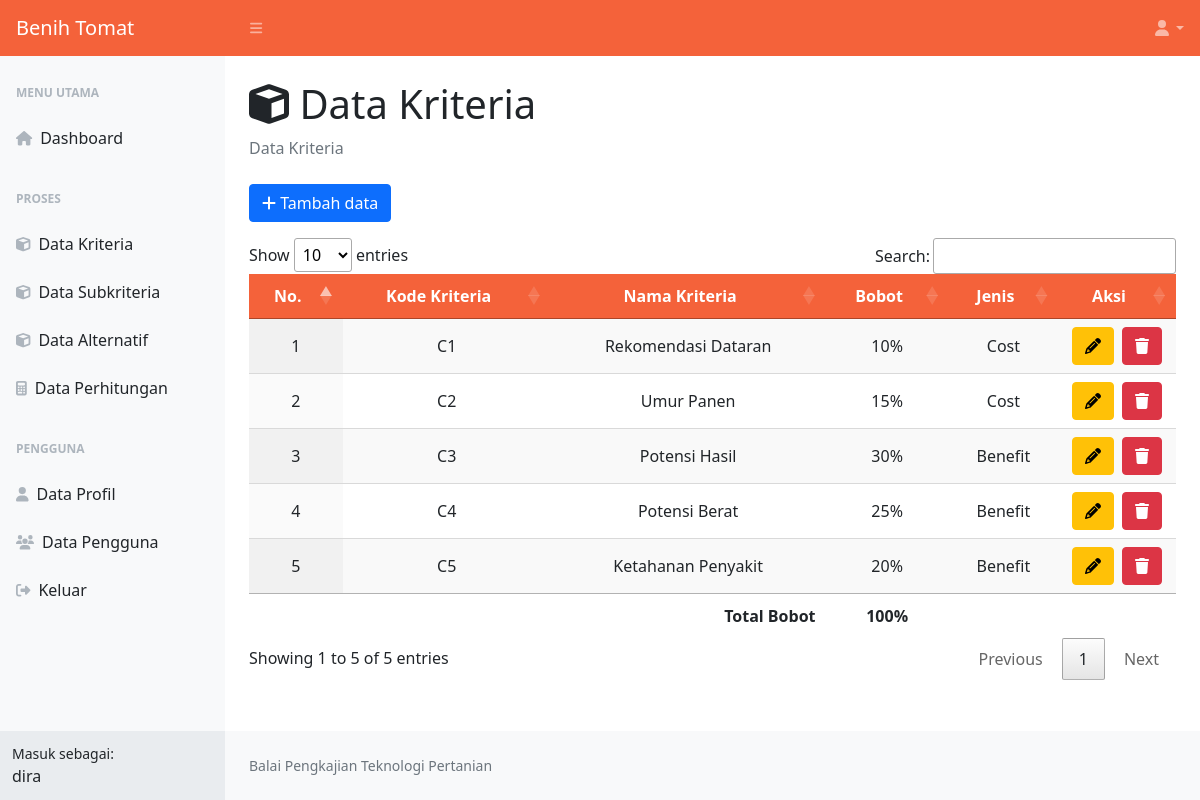
Page /data-kriteria.php (signed in) on the committed database.
### tables this page shows
CREATE TABLE `kriteria` (
  `id_kriteria` int(11) NOT NULL,
  `kode_kriteria` varchar(10) NOT NULL,
  `nama_kriteria` varchar(25) NOT NULL,
  `jenis_kriteria` set('Benefit','Cost') NOT NULL,
  `bobot_kriteria` float NOT NULL
);

### data-kriteria.php (the view, shortened to what this page needs)
<?php
include 'koneksi.php';
?>
<!DOCTYPE html>
<html lang="en">
<head>
    <link href="css/styles_dash.css" rel="stylesheet" />
    <link rel="stylesheet" type="text/css" href="css/jquery.dataTables.css">
</head>
<body class="sb-nav-fixed">
    <nav class="sb-topnav navbar navbar-expand navbar-dark bg-primary hstack gap-3">
        <a class="navbar-brand ps-3" href="menu-utama.php">Benih Tomat</a>
        <button class="btn btn-link btn-sm order-1 order-lg-0 me-4 me-lg-0" id="sidebarToggle" href="#!"><i class="fas fa-bars"></i></button>
        <ul class="navbar-nav ms-auto pe-2">
            <li class="nav-item dropdown">
                <a class="nav-link dropdown-toggle" id="navbarDropdown" href="#" role="button" data-bs-toggle="dropdown" aria-expanded="false"><i class="fas fa-user fa-fw"></i></a>
            </li>
        </ul>
    </nav>
    <div id="layoutSidenav">
        <div id="layoutSidenav_nav">
            <nav class="sb-sidenav accordion sb-sidenav-light" id="sidenavAccordion">
                <div class="sb-sidenav-menu">
                    <div class="nav">
                        <div class="sb-sidenav-menu-heading">Menu Utama</div>
                        <a class="nav-link" href="menu-utama.php">
                            <div class="sb-nav-link-icon"><i class="fas fa-home"></i></div>
                            Dashboard
                        </a>
                        <div class="sb-sidenav-menu-heading">Proses</div>
                        <?php
                        if ($_SESSION['level'] == "Admin") {
                            echo "
                                <a class='nav-link' href='data-kriteria.php'>
                                    <div class='sb-nav-link-icon'><i class='fas fa-cube'></i></div>
                                    Data Kriteria
                                </a>
                                <a class='nav-link' href='data-subkriteria.php'>
                                    <div class='sb-nav-link-icon'><i class='fas fa-cube'></i></div>
                                    Data Subkriteria
                                </a>
                                ";
                        }
                        ?>
                        <a class="nav-link" href="data-alternatif.php">
                            <div class="sb-nav-link-icon"><i class="fas fa-cube"></i></div>
                            Data Alternatif
                        </a>
                        <a class="nav-link" href="data-perhitungan.php">
                            <div class="sb-nav-link-icon"><i class="fas fa-calculator"></i></div>
                            Data Perhitungan
                        </a>
                        <div class="sb-sidenav-menu-heading">Pengguna</div>
                        <a class="nav-link" href="data-profile.php">
                            <div class="sb-nav-link-icon"><i class="fas fa-user"></i></div>
                            Data Profil
                        </a>
                        <?php
                        if ($_SESSION['level'] == "Admin") {
                            echo "
                                <a class='nav-link' href='data-pengguna.php'>
                                    <div class='sb-nav-link-icon'><i class='fas fa-users'></i></div>
                                    Data Pengguna
                                </a>
                                ";
                        }
                        ?>
                        <a class="nav-link" href="#" data-bs-toggle="modal" data-bs-target="#keluar">
                            <div class="sb-nav-link-icon"><i class="fas fa-sign-out-alt"></i></div>
                            Keluar
                        </a>
                    </div>
                </div>
                <div class="sb-sidenav-footer">
                    <div class="small">Masuk sebagai:</div>
                    <?= $_SESSION['username']; ?>
                </div>
            </nav>
        </div>
        <div id="layoutSidenav_content">
            <main>
                <div class="container-fluid px-4">
                    <h1 class="mt-4"><i class="fas fa-cube"></i> Data Kriteria</h1>
                    <ol class="breadcrumb mb-4">
                        <li class="breadcrumb-item active">Data Kriteria</li>
                    </ol>
                    <div class="row">
                        <div class="col-sm-12">
                            <a class="btn btn-primary" data-bs-toggle="modal" data-bs-target="#tambah_data"><i class="fas fa-plus"></i> Tambah data</a>
                            <div class="table-responsive mt-3">
                                <table id="data-kriteria" class="cell-bordered display" width="100%">
                                    <thead class="bg-primary">
                                        <tr>
                                            <th class="text-center text-white">No.</th>
                                            <th class="text-center text-white">Kode Kriteria</th>
                                            <th class="text-center text-white">Nama Kriteria</th>
                                            <th class="text-center text-white">Bobot</th>
                                            <th class="text-center text-white">Jenis</th>
                                            <th class="text-center text-white">Aksi</th>
                                        </tr>
                                    </thead>
                                    <tbody>
                                        <?php
                                        $query = mysqli_query($koneksi, "SELECT * FROM kriteria");
                                        $no = 1;
                                        while ($baris = mysqli_fetch_array($query)) {
                                            echo "
                                                <tr>
                                                    <td class='text-center'>" . $no . "</td>
                                                    <td class='text-center'>" . $baris['kode_kriteria'] . "</td>
                                                    <td class='text-center'>" . $baris['nama_kriteria'] . "</td>
                                                    <td class='text-center'>" . ($baris['bobot_kriteria'] * 100) . "%</td>
                                                    <td class='text-center'>" . $baris['jenis_kriteria'] . "</td>
                                                    <td class='text-center'>
                                                        <div class='d-flex justify-content-center'>
                                                            <a class='btn btn-warning me-2' data-bs-toggle='modal' data-bs-target='#edit_data" . $baris['id_kriteria'] . "'><i class='fas fa-pencil'></i></a>
                                                            <a class='btn btn-danger' data-bs-toggle='modal' data-bs-target='#hapus_data" . $baris['id_kriteria'] . "'><i class='fas fa-trash'></i></a>
                                                        </div>
                                                    </td>
                                                </tr>
                                                ";
                                            $no++;
                                        }
                                        ?>
                                    </tbody>
                                    <tfoot>
                                        <tr>
                                            <th></th>
                                            <th></th>
                                            <th class="text-end">Total Bobot</th>
                                            <th class="text-center">
                                                <?php
                                                $baris = mysqli_fetch_array(mysqli_query($koneksi, "SELECT CAST(SUM(bobot_kriteria) AS DECIMAL(10,2)) AS bobot FROM kriteria"));
                                                echo ($baris['bobot'] * 100) . "%";
                                                ?>
                                            </th>
                                            <th></th>
                                            <th></th>
                                        </tr>
                                    </tfoot>
                                </table>
                            </div>
                        </div>
                    </div>
                </div>
            </main>
            <footer class="py-4 bg-light mt-auto">
                <div class="container-fluid px-4">
                    <div class="d-flex align-items-center justify-content-between small">
                        <div class="text-muted">Balai Pengkajian Teknologi Pertanian</div>
                    </div>
                </div>
            </footer>
        </div>
    </div>
</body>
</html>

### rows in the picture
kriteria: kode_kriteria "C1", nama_kriteria "Rekomendasi Dataran", $baris['bobot_kriteria']*100 "10", jenis_kriteria "Cost"
kriteria: kode_kriteria "C2", nama_kriteria "Umur Panen", $baris['bobot_kriteria']*100 "15", jenis_kriteria "Cost"
kriteria: kode_kriteria "C3", nama_kriteria "Potensi Hasil", $baris['bobot_kriteria']*100 "30", jenis_kriteria "Benefit"
kriteria: kode_kriteria "C4", nama_kriteria "Potensi Berat", $baris['bobot_kriteria']*100 "25", jenis_kriteria "Benefit"
kriteria: kode_kriteria "C5", nama_kriteria "Ketahanan Penyakit", $baris['bobot_kriteria']*100 "20", jenis_kriteria "Benefit"

### other values in the picture
$_SESSION['username'] "dira"
$baris['bobot'] * 100 "100"
